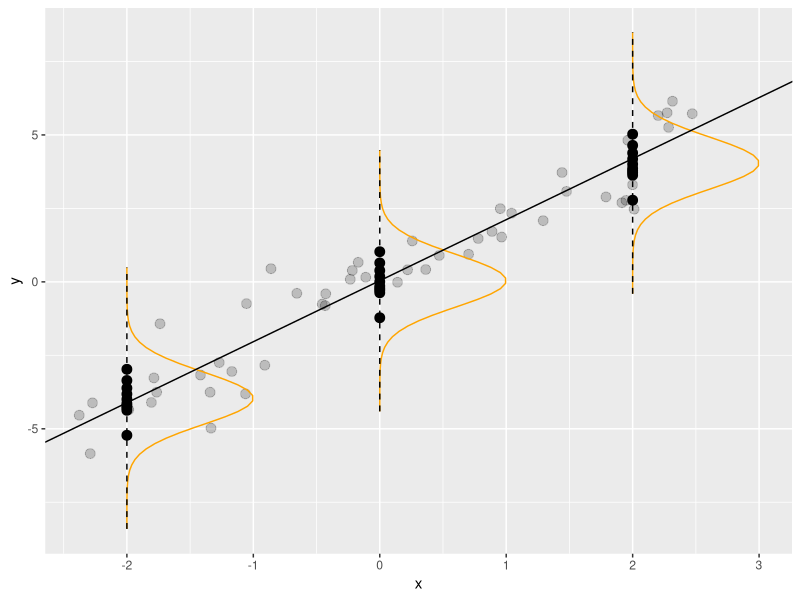
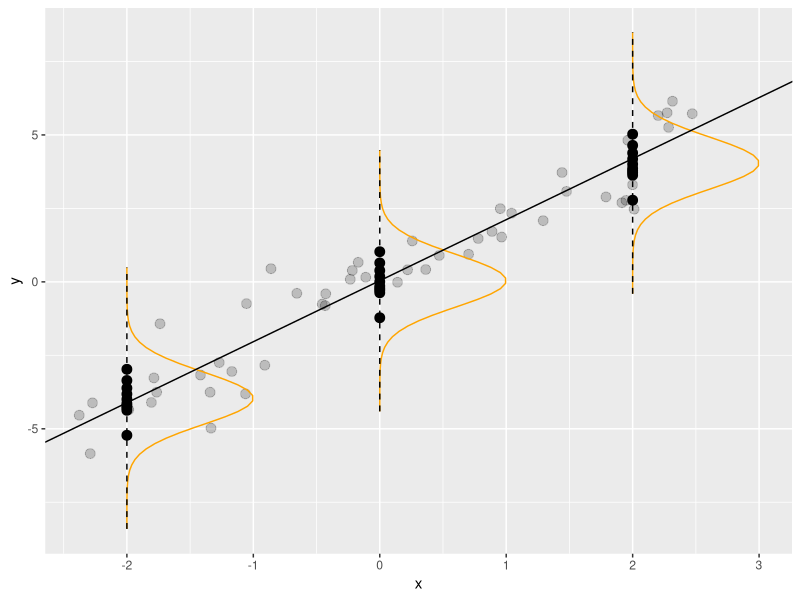

Reproduce these figures in R, in order.

library(ggplot2)
library(ggpubr)

set.seed(123)

df = data.frame(x = runif(50, -2.5, 2.5), type = FALSE)
df = rbind(df, data.frame(x = rep(0, 10), type = TRUE))

df$y = 2 * df$x + rnorm(60)

lm_fit = lm(data = df, y ~ x)

k <- 5
sigma <- sigma(lm_fit)
ab <- coef(lm_fit); a <- ab[1]; b <- ab[2]

x <- seq(-k*sigma, k*sigma, length.out = 50)
y <- dnorm(x, 0, sigma)/dnorm(0, 0, sigma) * 1

x0 <- 0
y0 <- a+b*x0
path1 <- data.frame(x = y + x0, y = x + y0)
segment1 <- data.frame(x = x0, y = y0 - k*sigma, xend = x0, yend = y0 + k*sigma)
df[df$type, ]$y <- df[df$type, ]$y


p = ggplot() + geom_point(data = df[!df$type, ], aes(x = x, y = y), alpha = 0.2, size = 3)
p = p + geom_point(data = df[df$type, ], aes(x = x, y = y), size = 3)
p = p + geom_path(data = path1, aes(x = x, y = y), color = "orange") 
p = p + geom_segment(aes(x=x,y=y,xend=xend,yend=yend), data = segment1, lty = 2) 
p = p + geom_point(data = df[df$type, ], aes(x = x + 2, y = y + 4), size = 3)
p = p + geom_path(data = path1, aes(x = x + 2, y = y + 4), color = "orange") 
p = p + geom_segment(aes(x=x + 2,y=y + 4,xend=xend + 2,yend=yend + 4), data = segment1, lty = 2)
p = p + geom_point(data = df[df$type, ], aes(x = x - 2, y = y - 4), size = 3)
p = p + geom_path(data = path1, aes(x = x - 2, y = y - 4), color = "orange") 
p = p + geom_segment(aes(x=x - 2,y=y - 4,xend=xend - 2,yend=yend - 4), data = segment1, lty = 2) 
p = p + geom_abline(slope = b, intercept = a)

p

ggsave("../figure/ftrue.pdf", width = 5, height = 3)
